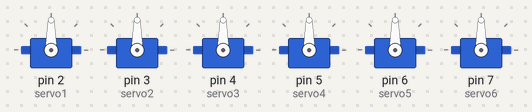
The sketch below on a simulated Arduino Uno, built with avr-gcc and run on an emulated ATmega328P. On the bench: 6 × servo.

Above: at 0.1 s.
At 8.3 s:
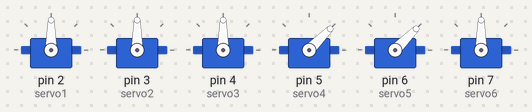
At 12.7 s:
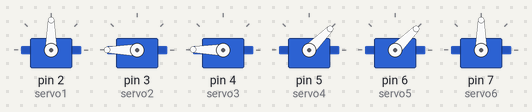
At 18.1 s:
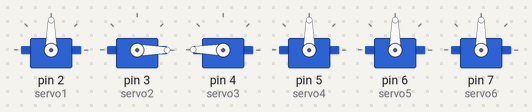
At 29.4 s:
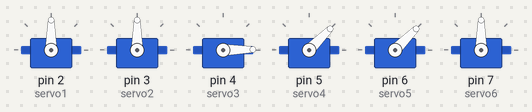
At 38.2 s:
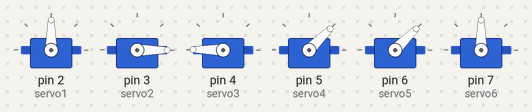
Timing chart, 0 to 39.7 s (numbered marks = the images above):
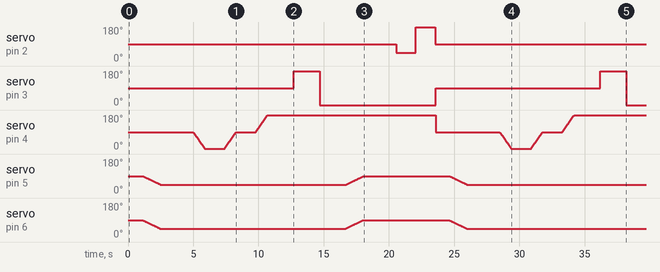

The sketch:

sit_stand.ino
```cpp
#include <Servo.h>


Servo servo1, servo2, servo3,servo4,servo5,servo6;

int S4_pos, S5_pos;

void setup() {
  // put Learm to initial pozition
  servo1.attach(2);
  servo2.attach(3);
  servo3.attach(4);
  servo4.attach(5);
  servo5.attach(6);
  servo6.attach(7);

  start_pozition();

}
//++++++++++++++++++++++++ loop
void loop() {
  // put your main code here, to run repeatedly:

  start_pozition();
  delay(1000);
  S4_pos = servo4.read();
  S5_pos = servo5.read();
  sit_down_pozition (S4_pos,S5_pos);
  delay(2500);
  horse_stand();
  delay(2000);
  servo2.write(180);
  delay(2000);
  servo2.write(0);
  delay(2000);
  S4_pos = servo4.read();
  S5_pos = servo5.read();
  stand_up_pozition(S4_pos, S5_pos);
  delay(2500);
  clamp(servo1.read());
}//loop
//++++++++++++++++++++++++++++++++++ start
// А вообще, на будущее, надо чтобы сначала считывала текущую позицию и
// и на основании этого вычисляла количество шагов, чтобы было плавное
// позиционирование в начальную позицию.
void start_pozition()
{
  servo1.write(90);
  delay(10);
  servo2.write(90);
  delay(10);
  servo3.write(90);
  delay(10);
  servo4.write(90);
  delay(10);
  servo5.write(90);
  delay(10);
  servo6.write(90);
  delay(10);

}//start_pozition
//+++++++++++++++++++++++++++ sit_down
//Присаживаем. Предположительно из начальной позиции
void sit_down_pozition(int s4_pos, int s5_pos)
{
  int i;


  for (int i = 0; i <= 44; i++) {
    s5_pos -= 1;
    s4_pos -= 1;
    servo5.write(s5_pos);
    delay(15);
    servo4.write(s4_pos);
    delay(15);

  }

}//sit_down_pozition(
//+++++++++++++++++++++++++++++++++++
  /* Прибавляем градус по 1 45 раз.
  Предполагается, что встаем из сидячего положения
  */
void stand_up_pozition(int s4_pos, int s5_pos)
{
  int i;


  for (int i = 0; i <= 44; i++) {
    s5_pos += 1;
    s4_pos += 1;
    servo5.write(s5_pos);
    delay(15);
    servo4.write(s4_pos);
    delay(15);
  }

}//stand_up_pozition

//++++++++++++++++++++++
/* Клацаем захватом
*/
void clamp (int clamp_angle)
{
  int clamp_cur;
  servo1.write(45);
  delay(1500);
  servo1.write(180);
  delay(1500);
/*
  clamp_cur = clamp_angle;
  if (clamp_cur <60)
    {
      servo1.write(60);
      delay(1500);
      servo1.write(180);
      }
   else {
         servo3.write(180);
         delay(1500);
   }
*/
  }
//+++++++++++++++++++++++++++++++
/* Принимаем позу шахматного коня
*/
void horse_stand(void)
{
  int i;
  int s3_pos;

  s3_pos=servo3.read();
  for (int i = 0; i <= 89; i++) {

  servo3.write(s3_pos -i);
  delay(10);
  }//for
  delay(1500);
  //++++++++ go back
  s3_pos=servo3.read();
   for (int i = 0; i <= 89; i++) {

  servo3.write(s3_pos +i);
  delay(10);
  }//for
   delay(1500);
 //++++++++++++++++++ More angulation

   s3_pos=servo3.read();
   for (int i = 0; i <= 89; i++) {

  servo3.write(s3_pos +i);
  delay(10);
  }//for


  }
```

Measured:
- by itself, servo on pin 2 (servo1): 90° → 45° at 20.6 s, → 180° 1.5 s later, → 90° 1.5 s later
- by itself, servo on pin 3 (servo2): 90° → 180° at 12.7 s, → 0° 2.0 s later, → 90° 8.9 s later, → 180° 12.6 s later, … (5 changes in this stretch)
